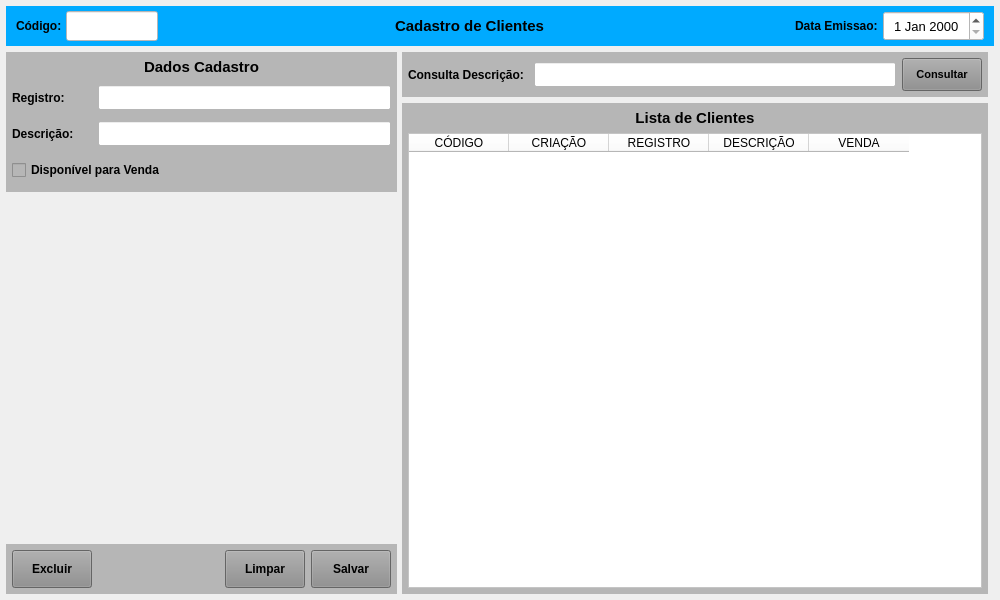
<?xml version="1.0" encoding="UTF-8"?>
<ui version="4.0">
 <class>MainWindow</class>
 <widget class="QMainWindow" name="MainWindow">
  <property name="geometry">
   <rect>
    <x>0</x>
    <y>0</y>
    <width>1000</width>
    <height>600</height>
   </rect>
  </property>
  <property name="windowTitle">
   <string>Cadastro de Clientes</string>
  </property>
  <property name="styleSheet">
   <string notr="true"/>
  </property>
  <widget class="QWidget" name="centralwidget">
   <layout class="QVBoxLayout" name="verticalLayout">
    <property name="spacing">
     <number>6</number>
    </property>
    <property name="leftMargin">
     <number>6</number>
    </property>
    <property name="topMargin">
     <number>6</number>
    </property>
    <property name="rightMargin">
     <number>6</number>
    </property>
    <property name="bottomMargin">
     <number>6</number>
    </property>
    <item>
     <widget class="QWidget" name="widget" native="true">
      <property name="minimumSize">
       <size>
        <width>0</width>
        <height>40</height>
       </size>
      </property>
      <property name="maximumSize">
       <size>
        <width>16777215</width>
        <height>40</height>
       </size>
      </property>
      <property name="styleSheet">
       <string notr="true">background-color: rgb(0, 170, 255);</string>
      </property>
      <layout class="QHBoxLayout" name="horizontalLayout">
       <property name="spacing">
        <number>2</number>
       </property>
       <property name="leftMargin">
        <number>10</number>
       </property>
       <property name="topMargin">
        <number>5</number>
       </property>
       <property name="rightMargin">
        <number>10</number>
       </property>
       <property name="bottomMargin">
        <number>5</number>
       </property>
       <item>
        <widget class="QLabel" name="label_4">
         <property name="minimumSize">
          <size>
           <width>48</width>
           <height>0</height>
          </size>
         </property>
         <property name="maximumSize">
          <size>
           <width>48</width>
           <height>16777215</height>
          </size>
         </property>
         <property name="font">
          <font>
           <pointsize>9</pointsize>
           <weight>75</weight>
           <bold>true</bold>
          </font>
         </property>
         <property name="styleSheet">
          <string notr="true"/>
         </property>
         <property name="text">
          <string>Código:</string>
         </property>
         <property name="alignment">
          <set>Qt::AlignLeading|Qt::AlignLeft|Qt::AlignVCenter</set>
         </property>
        </widget>
       </item>
       <item>
        <widget class="QLineEdit" name="line_Num">
         <property name="sizePolicy">
          <sizepolicy hsizetype="Preferred" vsizetype="Preferred">
           <horstretch>0</horstretch>
           <verstretch>0</verstretch>
          </sizepolicy>
         </property>
         <property name="minimumSize">
          <size>
           <width>92</width>
           <height>0</height>
          </size>
         </property>
         <property name="maximumSize">
          <size>
           <width>92</width>
           <height>16777215</height>
          </size>
         </property>
         <property name="font">
          <font>
           <pointsize>12</pointsize>
          </font>
         </property>
         <property name="styleSheet">
          <string notr="true">background-color: rgb(255, 255, 255);</string>
         </property>
         <property name="inputMask">
          <string/>
         </property>
         <property name="text">
          <string/>
         </property>
         <property name="frame">
          <bool>true</bool>
         </property>
         <property name="echoMode">
          <enum>QLineEdit::Normal</enum>
         </property>
         <property name="alignment">
          <set>Qt::AlignCenter</set>
         </property>
         <property name="dragEnabled">
          <bool>false</bool>
         </property>
         <property name="placeholderText">
          <string/>
         </property>
        </widget>
       </item>
       <item>
        <widget class="QLabel" name="label_13">
         <property name="sizePolicy">
          <sizepolicy hsizetype="Preferred" vsizetype="Preferred">
           <horstretch>0</horstretch>
           <verstretch>0</verstretch>
          </sizepolicy>
         </property>
         <property name="minimumSize">
          <size>
           <width>0</width>
           <height>0</height>
          </size>
         </property>
         <property name="font">
          <font>
           <pointsize>11</pointsize>
           <weight>75</weight>
           <bold>true</bold>
          </font>
         </property>
         <property name="styleSheet">
          <string notr="true"/>
         </property>
         <property name="text">
          <string>Cadastro de Clientes</string>
         </property>
         <property name="alignment">
          <set>Qt::AlignCenter</set>
         </property>
        </widget>
       </item>
       <item>
        <widget class="QLabel" name="label_11">
         <property name="sizePolicy">
          <sizepolicy hsizetype="Preferred" vsizetype="Preferred">
           <horstretch>0</horstretch>
           <verstretch>0</verstretch>
          </sizepolicy>
         </property>
         <property name="minimumSize">
          <size>
           <width>100</width>
           <height>0</height>
          </size>
         </property>
         <property name="maximumSize">
          <size>
           <width>100</width>
           <height>16777215</height>
          </size>
         </property>
         <property name="font">
          <font>
           <pointsize>9</pointsize>
           <weight>75</weight>
           <bold>true</bold>
          </font>
         </property>
         <property name="styleSheet">
          <string notr="true"/>
         </property>
         <property name="text">
          <string>Data Emissao: </string>
         </property>
         <property name="alignment">
          <set>Qt::AlignRight|Qt::AlignTrailing|Qt::AlignVCenter</set>
         </property>
        </widget>
       </item>
       <item>
        <widget class="QDateEdit" name="date_Emissao">
         <property name="sizePolicy">
          <sizepolicy hsizetype="Preferred" vsizetype="Preferred">
           <horstretch>0</horstretch>
           <verstretch>0</verstretch>
          </sizepolicy>
         </property>
         <property name="minimumSize">
          <size>
           <width>101</width>
           <height>0</height>
          </size>
         </property>
         <property name="maximumSize">
          <size>
           <width>101</width>
           <height>16777215</height>
          </size>
         </property>
         <property name="font">
          <font>
           <pointsize>10</pointsize>
          </font>
         </property>
         <property name="styleSheet">
          <string notr="true">background-color: rgb(255, 255, 255);</string>
         </property>
         <property name="alignment">
          <set>Qt::AlignCenter</set>
         </property>
        </widget>
       </item>
      </layout>
     </widget>
    </item>
    <item>
     <widget class="QWidget" name="widget_2" native="true">
      <property name="styleSheet">
       <string notr="true"/>
      </property>
      <layout class="QHBoxLayout" name="horizontalLayout_3">
       <property name="spacing">
        <number>5</number>
       </property>
       <property name="leftMargin">
        <number>0</number>
       </property>
       <property name="topMargin">
        <number>0</number>
       </property>
       <property name="rightMargin">
        <number>0</number>
       </property>
       <property name="bottomMargin">
        <number>0</number>
       </property>
       <item>
        <widget class="QWidget" name="widget_4" native="true">
         <property name="minimumSize">
          <size>
           <width>391</width>
           <height>0</height>
          </size>
         </property>
         <property name="maximumSize">
          <size>
           <width>391</width>
           <height>16777215</height>
          </size>
         </property>
         <property name="styleSheet">
          <string notr="true"/>
         </property>
         <layout class="QVBoxLayout" name="verticalLayout_2">
          <property name="spacing">
           <number>5</number>
          </property>
          <property name="leftMargin">
           <number>0</number>
          </property>
          <property name="topMargin">
           <number>0</number>
          </property>
          <property name="rightMargin">
           <number>0</number>
          </property>
          <property name="bottomMargin">
           <number>0</number>
          </property>
          <item>
           <widget class="QWidget" name="widget_6" native="true">
            <property name="minimumSize">
             <size>
              <width>0</width>
              <height>140</height>
             </size>
            </property>
            <property name="maximumSize">
             <size>
              <width>16777215</width>
              <height>140</height>
             </size>
            </property>
            <property name="styleSheet">
             <string notr="true">background-color: rgb(182, 182, 182);</string>
            </property>
            <layout class="QVBoxLayout" name="verticalLayout_3">
             <property name="leftMargin">
              <number>6</number>
             </property>
             <property name="topMargin">
              <number>6</number>
             </property>
             <property name="rightMargin">
              <number>6</number>
             </property>
             <property name="bottomMargin">
              <number>6</number>
             </property>
             <item>
              <widget class="QLabel" name="label_2">
               <property name="minimumSize">
                <size>
                 <width>0</width>
                 <height>18</height>
                </size>
               </property>
               <property name="maximumSize">
                <size>
                 <width>16777215</width>
                 <height>18</height>
                </size>
               </property>
               <property name="font">
                <font>
                 <pointsize>11</pointsize>
                 <weight>75</weight>
                 <bold>true</bold>
                </font>
               </property>
               <property name="text">
                <string>Dados Cadastro</string>
               </property>
               <property name="alignment">
                <set>Qt::AlignCenter</set>
               </property>
              </widget>
             </item>
             <item>
              <widget class="QWidget" name="widget_10" native="true">
               <layout class="QHBoxLayout" name="horizontalLayout_6">
                <property name="leftMargin">
                 <number>0</number>
                </property>
                <property name="topMargin">
                 <number>0</number>
                </property>
                <property name="rightMargin">
                 <number>0</number>
                </property>
                <property name="bottomMargin">
                 <number>0</number>
                </property>
                <item>
                 <widget class="QLabel" name="label_25">
                  <property name="minimumSize">
                   <size>
                    <width>80</width>
                    <height>0</height>
                   </size>
                  </property>
                  <property name="maximumSize">
                   <size>
                    <width>80</width>
                    <height>16777215</height>
                   </size>
                  </property>
                  <property name="font">
                   <font>
                    <pointsize>9</pointsize>
                    <weight>75</weight>
                    <bold>true</bold>
                   </font>
                  </property>
                  <property name="text">
                   <string>Registro:</string>
                  </property>
                  <property name="alignment">
                   <set>Qt::AlignLeading|Qt::AlignLeft|Qt::AlignVCenter</set>
                  </property>
                 </widget>
                </item>
                <item>
                 <widget class="QLineEdit" name="line_Registro">
                  <property name="sizePolicy">
                   <sizepolicy hsizetype="Preferred" vsizetype="Preferred">
                    <horstretch>0</horstretch>
                    <verstretch>0</verstretch>
                   </sizepolicy>
                  </property>
                  <property name="minimumSize">
                   <size>
                    <width>0</width>
                    <height>25</height>
                   </size>
                  </property>
                  <property name="maximumSize">
                   <size>
                    <width>16777215</width>
                    <height>25</height>
                   </size>
                  </property>
                  <property name="font">
                   <font>
                    <pointsize>9</pointsize>
                   </font>
                  </property>
                  <property name="styleSheet">
                   <string notr="true">background-color: rgb(255, 255, 255);</string>
                  </property>
                  <property name="text">
                   <string/>
                  </property>
                  <property name="maxLength">
                   <number>45</number>
                  </property>
                  <property name="alignment">
                   <set>Qt::AlignLeading|Qt::AlignLeft|Qt::AlignVCenter</set>
                  </property>
                 </widget>
                </item>
               </layout>
              </widget>
             </item>
             <item>
              <widget class="QWidget" name="widget_8" native="true">
               <layout class="QHBoxLayout" name="horizontalLayout_4">
                <property name="leftMargin">
                 <number>0</number>
                </property>
                <property name="topMargin">
                 <number>0</number>
                </property>
                <property name="rightMargin">
                 <number>0</number>
                </property>
                <property name="bottomMargin">
                 <number>0</number>
                </property>
                <item>
                 <widget class="QLabel" name="label_24">
                  <property name="minimumSize">
                   <size>
                    <width>80</width>
                    <height>0</height>
                   </size>
                  </property>
                  <property name="maximumSize">
                   <size>
                    <width>80</width>
                    <height>16777215</height>
                   </size>
                  </property>
                  <property name="font">
                   <font>
                    <pointsize>9</pointsize>
                    <weight>75</weight>
                    <bold>true</bold>
                   </font>
                  </property>
                  <property name="text">
                   <string>Descrição:</string>
                  </property>
                  <property name="alignment">
                   <set>Qt::AlignLeading|Qt::AlignLeft|Qt::AlignVCenter</set>
                  </property>
                 </widget>
                </item>
                <item>
                 <widget class="QLineEdit" name="line_Descricao">
                  <property name="sizePolicy">
                   <sizepolicy hsizetype="Preferred" vsizetype="Preferred">
                    <horstretch>0</horstretch>
                    <verstretch>0</verstretch>
                   </sizepolicy>
                  </property>
                  <property name="minimumSize">
                   <size>
                    <width>0</width>
                    <height>25</height>
                   </size>
                  </property>
                  <property name="maximumSize">
                   <size>
                    <width>16777215</width>
                    <height>25</height>
                   </size>
                  </property>
                  <property name="font">
                   <font>
                    <pointsize>9</pointsize>
                   </font>
                  </property>
                  <property name="styleSheet">
                   <string notr="true">background-color: rgb(255, 255, 255);</string>
                  </property>
                  <property name="text">
                   <string/>
                  </property>
                  <property name="maxLength">
                   <number>45</number>
                  </property>
                  <property name="alignment">
                   <set>Qt::AlignLeading|Qt::AlignLeft|Qt::AlignVCenter</set>
                  </property>
                 </widget>
                </item>
               </layout>
              </widget>
             </item>
             <item>
              <widget class="QWidget" name="widget_9" native="true">
               <layout class="QHBoxLayout" name="horizontalLayout_5">
                <property name="leftMargin">
                 <number>0</number>
                </property>
                <property name="topMargin">
                 <number>0</number>
                </property>
                <property name="rightMargin">
                 <number>0</number>
                </property>
                <property name="bottomMargin">
                 <number>0</number>
                </property>
                <item>
                 <widget class="QCheckBox" name="check_Venda">
                  <property name="font">
                   <font>
                    <pointsize>9</pointsize>
                    <weight>75</weight>
                    <bold>true</bold>
                   </font>
                  </property>
                  <property name="text">
                   <string>Disponível para Venda</string>
                  </property>
                 </widget>
                </item>
               </layout>
              </widget>
             </item>
            </layout>
           </widget>
          </item>
          <item>
           <widget class="QWidget" name="widget_7" native="true"/>
          </item>
          <item>
           <widget class="QWidget" name="widget_3" native="true">
            <property name="minimumSize">
             <size>
              <width>0</width>
              <height>50</height>
             </size>
            </property>
            <property name="maximumSize">
             <size>
              <width>16777215</width>
              <height>50</height>
             </size>
            </property>
            <property name="styleSheet">
             <string notr="true">background-color: rgb(182, 182, 182);</string>
            </property>
            <layout class="QHBoxLayout" name="horizontalLayout_2">
             <property name="spacing">
              <number>6</number>
             </property>
             <property name="leftMargin">
              <number>6</number>
             </property>
             <property name="topMargin">
              <number>6</number>
             </property>
             <property name="rightMargin">
              <number>6</number>
             </property>
             <property name="bottomMargin">
              <number>6</number>
             </property>
             <item>
              <widget class="QPushButton" name="btn_Excluir">
               <property name="sizePolicy">
                <sizepolicy hsizetype="Fixed" vsizetype="Preferred">
                 <horstretch>0</horstretch>
                 <verstretch>0</verstretch>
                </sizepolicy>
               </property>
               <property name="maximumSize">
                <size>
                 <width>80</width>
                 <height>16777215</height>
                </size>
               </property>
               <property name="font">
                <font>
                 <pointsize>9</pointsize>
                 <weight>75</weight>
                 <bold>true</bold>
                </font>
               </property>
               <property name="cursor">
                <cursorShape>PointingHandCursor</cursorShape>
               </property>
               <property name="layoutDirection">
                <enum>Qt::LeftToRight</enum>
               </property>
               <property name="autoFillBackground">
                <bool>false</bool>
               </property>
               <property name="styleSheet">
                <string notr="true">background-color: rgb(141, 141, 141);</string>
               </property>
               <property name="text">
                <string>Excluir</string>
               </property>
               <property name="checkable">
                <bool>false</bool>
               </property>
               <property name="autoDefault">
                <bool>false</bool>
               </property>
               <property name="default">
                <bool>false</bool>
               </property>
               <property name="flat">
                <bool>false</bool>
               </property>
              </widget>
             </item>
             <item>
              <widget class="QLabel" name="label">
               <property name="text">
                <string/>
               </property>
              </widget>
             </item>
             <item>
              <widget class="QPushButton" name="btn_Limpar">
               <property name="sizePolicy">
                <sizepolicy hsizetype="Fixed" vsizetype="Preferred">
                 <horstretch>0</horstretch>
                 <verstretch>0</verstretch>
                </sizepolicy>
               </property>
               <property name="maximumSize">
                <size>
                 <width>80</width>
                 <height>16777215</height>
                </size>
               </property>
               <property name="font">
                <font>
                 <pointsize>9</pointsize>
                 <weight>75</weight>
                 <bold>true</bold>
                </font>
               </property>
               <property name="cursor">
                <cursorShape>PointingHandCursor</cursorShape>
               </property>
               <property name="layoutDirection">
                <enum>Qt::LeftToRight</enum>
               </property>
               <property name="autoFillBackground">
                <bool>false</bool>
               </property>
               <property name="styleSheet">
                <string notr="true">background-color: rgb(141, 141, 141);</string>
               </property>
               <property name="text">
                <string>Limpar</string>
               </property>
               <property name="checkable">
                <bool>false</bool>
               </property>
               <property name="autoDefault">
                <bool>false</bool>
               </property>
               <property name="default">
                <bool>false</bool>
               </property>
               <property name="flat">
                <bool>false</bool>
               </property>
              </widget>
             </item>
             <item>
              <widget class="QPushButton" name="btn_Salvar">
               <property name="sizePolicy">
                <sizepolicy hsizetype="Fixed" vsizetype="Preferred">
                 <horstretch>0</horstretch>
                 <verstretch>0</verstretch>
                </sizepolicy>
               </property>
               <property name="maximumSize">
                <size>
                 <width>80</width>
                 <height>16777215</height>
                </size>
               </property>
               <property name="font">
                <font>
                 <pointsize>9</pointsize>
                 <weight>75</weight>
                 <bold>true</bold>
                </font>
               </property>
               <property name="cursor">
                <cursorShape>PointingHandCursor</cursorShape>
               </property>
               <property name="styleSheet">
                <string notr="true">background-color: rgb(141, 141, 141);</string>
               </property>
               <property name="text">
                <string>Salvar</string>
               </property>
              </widget>
             </item>
            </layout>
           </widget>
          </item>
         </layout>
        </widget>
       </item>
       <item>
        <widget class="QWidget" name="widget_5" native="true">
         <property name="styleSheet">
          <string notr="true"/>
         </property>
         <layout class="QVBoxLayout" name="verticalLayout_5">
          <property name="leftMargin">
           <number>0</number>
          </property>
          <property name="topMargin">
           <number>0</number>
          </property>
          <property name="rightMargin">
           <number>6</number>
          </property>
          <property name="bottomMargin">
           <number>0</number>
          </property>
          <item>
           <widget class="QWidget" name="widget_12" native="true">
            <property name="maximumSize">
             <size>
              <width>16777215</width>
              <height>45</height>
             </size>
            </property>
            <property name="sizeIncrement">
             <size>
              <width>0</width>
              <height>45</height>
             </size>
            </property>
            <property name="styleSheet">
             <string notr="true">background-color: rgb(182, 182, 182);</string>
            </property>
            <layout class="QHBoxLayout" name="horizontalLayout_7">
             <property name="leftMargin">
              <number>6</number>
             </property>
             <property name="topMargin">
              <number>6</number>
             </property>
             <property name="rightMargin">
              <number>6</number>
             </property>
             <property name="bottomMargin">
              <number>6</number>
             </property>
             <item>
              <widget class="QLabel" name="label_6">
               <property name="minimumSize">
                <size>
                 <width>120</width>
                 <height>0</height>
                </size>
               </property>
               <property name="maximumSize">
                <size>
                 <width>120</width>
                 <height>16777215</height>
                </size>
               </property>
               <property name="font">
                <font>
                 <pointsize>9</pointsize>
                 <weight>75</weight>
                 <bold>true</bold>
                </font>
               </property>
               <property name="text">
                <string>Consulta Descrição:</string>
               </property>
               <property name="alignment">
                <set>Qt::AlignLeading|Qt::AlignLeft|Qt::AlignVCenter</set>
               </property>
              </widget>
             </item>
             <item>
              <widget class="QLineEdit" name="line_Consulta">
               <property name="sizePolicy">
                <sizepolicy hsizetype="Preferred" vsizetype="Preferred">
                 <horstretch>0</horstretch>
                 <verstretch>0</verstretch>
                </sizepolicy>
               </property>
               <property name="minimumSize">
                <size>
                 <width>0</width>
                 <height>25</height>
                </size>
               </property>
               <property name="maximumSize">
                <size>
                 <width>16777215</width>
                 <height>25</height>
                </size>
               </property>
               <property name="font">
                <font>
                 <pointsize>9</pointsize>
                </font>
               </property>
               <property name="styleSheet">
                <string notr="true">background-color: rgb(255, 255, 255);</string>
               </property>
               <property name="alignment">
                <set>Qt::AlignLeading|Qt::AlignLeft|Qt::AlignVCenter</set>
               </property>
              </widget>
             </item>
             <item>
              <widget class="QPushButton" name="btn_Consulta">
               <property name="sizePolicy">
                <sizepolicy hsizetype="Preferred" vsizetype="Preferred">
                 <horstretch>0</horstretch>
                 <verstretch>0</verstretch>
                </sizepolicy>
               </property>
               <property name="minimumSize">
                <size>
                 <width>80</width>
                 <height>0</height>
                </size>
               </property>
               <property name="maximumSize">
                <size>
                 <width>80</width>
                 <height>16777215</height>
                </size>
               </property>
               <property name="font">
                <font>
                 <pointsize>8</pointsize>
                 <weight>75</weight>
                 <bold>true</bold>
                </font>
               </property>
               <property name="cursor">
                <cursorShape>PointingHandCursor</cursorShape>
               </property>
               <property name="layoutDirection">
                <enum>Qt::LeftToRight</enum>
               </property>
               <property name="autoFillBackground">
                <bool>false</bool>
               </property>
               <property name="styleSheet">
                <string notr="true">background-color: rgb(141, 141, 141);</string>
               </property>
               <property name="text">
                <string>Consultar</string>
               </property>
               <property name="checkable">
                <bool>false</bool>
               </property>
               <property name="autoDefault">
                <bool>false</bool>
               </property>
               <property name="default">
                <bool>false</bool>
               </property>
               <property name="flat">
                <bool>false</bool>
               </property>
              </widget>
             </item>
            </layout>
           </widget>
          </item>
          <item>
           <widget class="QWidget" name="widget_11" native="true">
            <property name="styleSheet">
             <string notr="true">background-color: rgb(182, 182, 182);</string>
            </property>
            <layout class="QVBoxLayout" name="verticalLayout_4">
             <property name="leftMargin">
              <number>6</number>
             </property>
             <property name="topMargin">
              <number>6</number>
             </property>
             <property name="rightMargin">
              <number>6</number>
             </property>
             <property name="bottomMargin">
              <number>6</number>
             </property>
             <item>
              <widget class="QLabel" name="label_5">
               <property name="minimumSize">
                <size>
                 <width>0</width>
                 <height>18</height>
                </size>
               </property>
               <property name="maximumSize">
                <size>
                 <width>16777215</width>
                 <height>18</height>
                </size>
               </property>
               <property name="font">
                <font>
                 <pointsize>11</pointsize>
                 <weight>75</weight>
                 <bold>true</bold>
                </font>
               </property>
               <property name="text">
                <string>Lista de Clientes</string>
               </property>
               <property name="alignment">
                <set>Qt::AlignCenter</set>
               </property>
              </widget>
             </item>
             <item>
              <widget class="QTableWidget" name="table_Lista">
               <property name="sizePolicy">
                <sizepolicy hsizetype="Preferred" vsizetype="Preferred">
                 <horstretch>0</horstretch>
                 <verstretch>0</verstretch>
                </sizepolicy>
               </property>
               <property name="font">
                <font>
                 <pointsize>9</pointsize>
                </font>
               </property>
               <property name="styleSheet">
                <string notr="true">background-color: rgb(255, 255, 255);</string>
               </property>
               <attribute name="verticalHeaderDefaultSectionSize">
                <number>0</number>
               </attribute>
               <attribute name="verticalHeaderMinimumSectionSize">
                <number>0</number>
               </attribute>
               <column>
                <property name="text">
                 <string>CÓDIGO</string>
                </property>
               </column>
               <column>
                <property name="text">
                 <string>CRIAÇÃO</string>
                </property>
               </column>
               <column>
                <property name="text">
                 <string>REGISTRO</string>
                </property>
               </column>
               <column>
                <property name="text">
                 <string>DESCRIÇÃO</string>
                </property>
               </column>
               <column>
                <property name="text">
                 <string>VENDA</string>
                </property>
               </column>
              </widget>
             </item>
            </layout>
           </widget>
          </item>
         </layout>
        </widget>
       </item>
      </layout>
     </widget>
    </item>
   </layout>
  </widget>
 </widget>
 <resources/>
 <connections/>
</ui>
